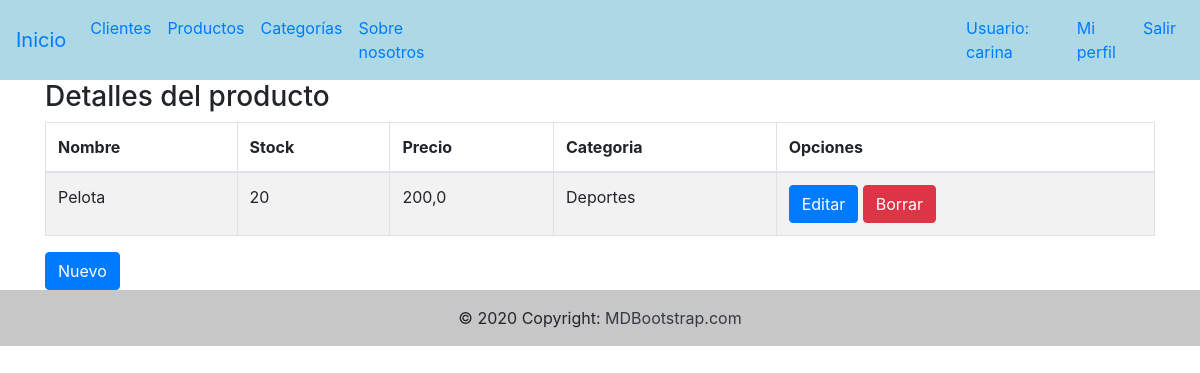
Screenshot of /producto/detalle_producto/1/ (signed in) with the database file from the repository.
### producto/models.py (models this page shows, shortened)
class Producto(models.Model):
    nombre=models.CharField(max_length=50)
    stock=models.IntegerField()
    precio=models.FloatField()
    categoria=models.ForeignKey(Categorias, on_delete=models.CASCADE)
    disponibilidad=models.BooleanField(default=True)
    class Meta:
        verbose_name="Producto"
        verbose_name_plural="Productos"

### categorias/models.py (models this page shows)
class Categorias(models.Model):
     nombre=models.CharField(max_length=50)
     clasificacion=models.CharField(max_length=50)
     def __str__(self):
        return self.nombre

### producto/views.py (the view)
# urls.py: path('detalle_producto/<int:pk>/', views.Detalle_producto.as_view(), name='detalle_producto'),
class Detalle_producto(LoginRequiredMixin,DetailView):
    model = Producto
    template_name = 'producto/detalle_producto.html'

### templates/producto/detalle_producto.html (shortened to what this page needs)
{% extends 'base.html' %}
{% block contenido  %}
<div class="container">
    <h3>Detalles del producto</h3>
    <table id="example" class="table table-striped table-bordered" style="width:100%">
        <thead>
            <tr>
                <th>Nombre</th>
                <th>Stock</th>
                <th>Precio</th>
                <th>Categoria</th>
                <th>Opciones</th>
            </tr>
        </thead>
        <tbody>
            <tr>
                <td>{{object.nombre}}</td>
                <td>{{object.stock}}</td>
                <td>{{object.precio}}</td>
                <td>{{object.categoria}}</td>
                <td><a href="/producto/editar_producto/{{producto.id}}" class="btn btn-primary">Editar</a>
                    <a href="/producto/borrar_producto/{{producto.id}}/" class="btn btn-danger">Borrar</a></td>
            </tr>
        </tbody>
    </table>
</div>
<div class="container">
    <a href="/producto/nuevo_producto/" class="btn btn-primary">Nuevo</a>
</div>
{% endblock %}

### templates/base.html (shortened to what this page needs)
<!DOCTYPE html>
<html lang="en">
<head>
    <link rel="stylesheet" href="https://cdn.jsdelivr.net/npm/bootstrap@4.6.1/dist/css/bootstrap.min.css"
>
</head>
<body>
    <nav class="navbar navbar-expand-lg navbar " style="background: lightblue;">
        <a class="navbar-brand" href="/">Inicio</a>
        <div class="collapse navbar-collapse" id="navbarSupportedContent">
            <ul class="navbar-nav mr-auto">
                <li class="nav-item active">
                    <a class="nav-link" href="/cliente/lista_clientes/">Clientes </a>
                </li>
                <li class="nav-item">
                    <a class="nav-link" href="/producto/lista_productos/">Productos</a>
                </li>
                <li class="nav-item">
                    <a class="nav-link" href="/categoria/categoria/">Categorías</a>
                </li>
                <li class="nav-item">
                    <a class="nav-link" href="/nosotros/">Sobre nosotros</a>
                </li>
                {% if request.user.is_superuser %}
                <li class="nav-item" style="margin-right: 30rem">
                    <a class="nav-link" href="/usuario/lista_usuarios/">Usuarios</a>
                </li>
                {% else %}
                <li class="nav-item" style="margin-right: 30rem">
                    <a class="nav-link" ></a>
                </li>
                {% endif %}
                {% if request.user.is_authenticated %}
                <li class="nav-item" >
                    <a class="nav-link">Usuario: {{user.username}}</a>
               </li>
                {% if request.user.perfil.id %}
                <li class="nav-item">
                     <a class="nav-link" href="/usuario/detalle_usuario/{{request.user.perfil.id}}">Mi perfil</a>
                </li>
                {% endif %}
                <li class="nav-item active">
                    <a class="nav-link" href="/usuario/salir/">Salir</a>
                </li>
                {% endif %}
            </ul>
        </div>
    </nav>
    {% block contenido %}
    {% endblock %}
    <footer class="bg-light text-center text-lg-start">
        <div class="text-center p-3" style="background-color: rgba(0, 0, 0, 0.2);">
            © 2020 Copyright:
            <a class="text-dark" href="https://mdbootstrap.com/">MDBootstrap.com</a>
        </div>
    </footer>
</body>
</html>

### rows the page displays
Producto: nombre "Pelota", stock "20", precio "200,0", categoria "Deportes"

### other values shown
{{ user.username }} "carina"
